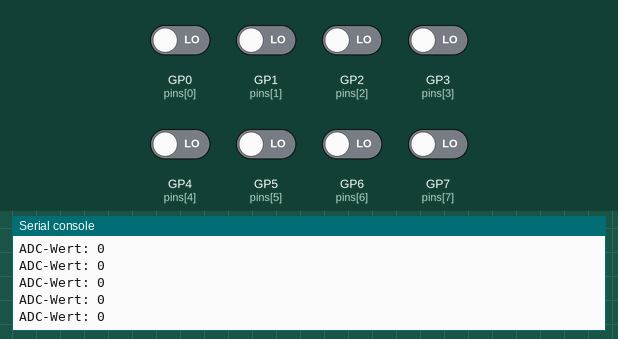
Recording of a program running on a simulated Raspberry Pi Pico running MicroPython. Shown: the last lines printed to the serial console. The inputs (shaded band) are chosen by the test bench; at power-on: GP0 (pins[0]), GP1 (pins[1]), GP2 (pins[2]), GP3 (pins[3]), GP4 (pins[4]), GP5 (pins[5]), GP6 (pins[6]), GP7 (pins[7]) LOW.

Above: at 1.2 s.
1.3 s: GP0 (pins[0]) driven HIGH
At 1.31 s:
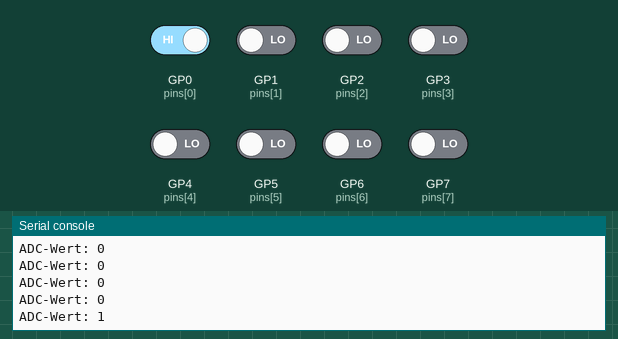
2.8 s: GP1 (pins[1]) driven HIGH
At 2.82 s:
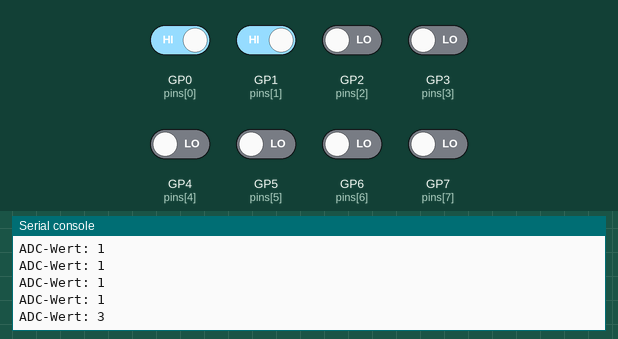
Timing chart, 0 to 5.8 s (numbered marks = the images above; inputs shaded):
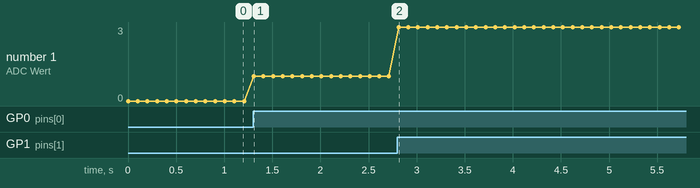

The program:

simple_test.py
```python
from machine import Pin, Timer
import time

# Definieren Sie die Pins, die für den parallelen Datenbus verwendet werden
pins = [Pin(i, Pin.IN) for i in range(8)]

# Definieren Sie den Pin für das Clock-Signal
clock = Pin(26, Pin.OUT)

# Erstellen Sie einen Timer
timer = Timer()

def toggle_clock(timer):
    clock.toggle()

# Konfigurieren Sie den Timer, um das Clock-Signal zu erzeugen
timer.init(freq=100000, mode=Timer.PERIODIC, callback=toggle_clock)

def read_adc():
    # Lesen Sie die Daten von jedem Pin und kombinieren Sie sie zu einem einzigen Wert
    value = 0
    for i in range(8):
        value |= (pins[i].value() << i)
    return value

while True:
    value = read_adc()
    print("ADC-Wert:", value)
    time.sleep(0.1)
```

Measured:
- after the input at 1.3 s, the serial console: prints a new line at once (image 1)
- after the input at 2.8 s, the serial console: prints a new line at once (image 2)
- plotted number 1: 0 → 1 after the input at 1.3 s, 1 → 3 after the input at 2.8 s
